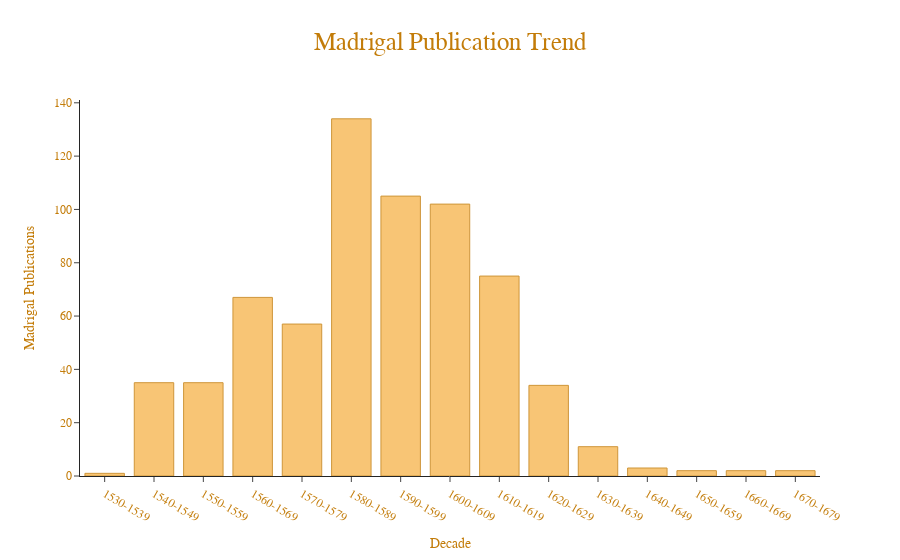

Source (notebook cell):
### Code cell
viz7 = px.bar(yyy, x='Decade', y='Madrigal Publications', title='Madrigal Publication Trend',
             template='simple_white', hover_name="Decade", hover_data={'Decade':False})


viz7.update_traces(marker_color= "#f7b753")
viz7.layout.title.font = dict(
                        color='#c37c09', family='Trebuchet MS', size=25)
# align plot title
viz7.layout.title.x = 0.5
viz7.layout.title.xanchor = 'center'

viz7.layout.font = dict(
                    family='Trebuchet MS', color='#c37c09')

viz7.layout.hoverlabel.bgcolor = '#ffffff'
viz7.layout.hoverlabel.bordercolor = '#c37c09'
# viz1.layout.hoverlabel.
viz7.layout.hoverlabel.font = dict(
                                color='#c37c09', family='Trebuchet MS')
viz7.update_traces(marker_line_color='#c37c09',
                  marker_line_width=1, opacity=0.8)
viz7

### Figure 1 — Plotly figure (JSON) as saved in the notebook; plotly's stock layout.template omitted (floating-point values rounded to 4 significant figures)
{"data": [{"alignmentgroup": "True", "hovertemplate": "<b>%{hovertext}</b><br><br>Madrigal Publications=%{y}<extra></extra>", "hovertext": ["1530-1539", "1540-1549", "1550-1559", "1560-1569", "1570-1579", "1580-1589", "1590-1599", "1600-1609", "1610-1619", "1620-1629", "1630-1639", "1640-1649", "1650-1659", "1660-1669", "1670-1679"], "legendgroup": "", "marker": {"color": "#f7b753", "line": {"color": "#c37c09", "width": 1}, "pattern": {"shape": ""}}, "name": "", "offsetgroup": "", "opacity": 0.8, "orientation": "v", "showlegend": false, "textposition": "auto", "type": "bar", "x": ["1530-1539", "1540-1549", "1550-1559", "1560-1569", "1570-1579", "1580-1589", "1590-1599", "1600-1609", "1610-1619", "1620-1629", "1630-1639", "1640-1649", "1650-1659", "1660-1669", "1670-1679"], "xaxis": "x", "y": [1, 35, 35, 67, 57, 134, 105, 102, 75, 34, 11, 3, 2, 2, 2], "yaxis": "y"}], "layout": {"barmode": "relative", "font": {"color": "#c37c09", "family": "Trebuchet MS"}, "hoverlabel": {"bgcolor": "#ffffff", "bordercolor": "#c37c09", "font": {"color": "#c37c09", "family": "Trebuchet MS"}}, "legend": {"tracegroupgap": 0}, "title": {"font": {"color": "#c37c09", "family": "Trebuchet MS", "size": 25}, "text": "Madrigal Publication Trend", "x": 0.5, "xanchor": "center"}, "xaxis": {"anchor": "y", "domain": [0, 1], "title": {"text": "Decade"}}, "yaxis": {"anchor": "x", "domain": [0, 1], "title": {"text": "Madrigal Publications"}}}}
